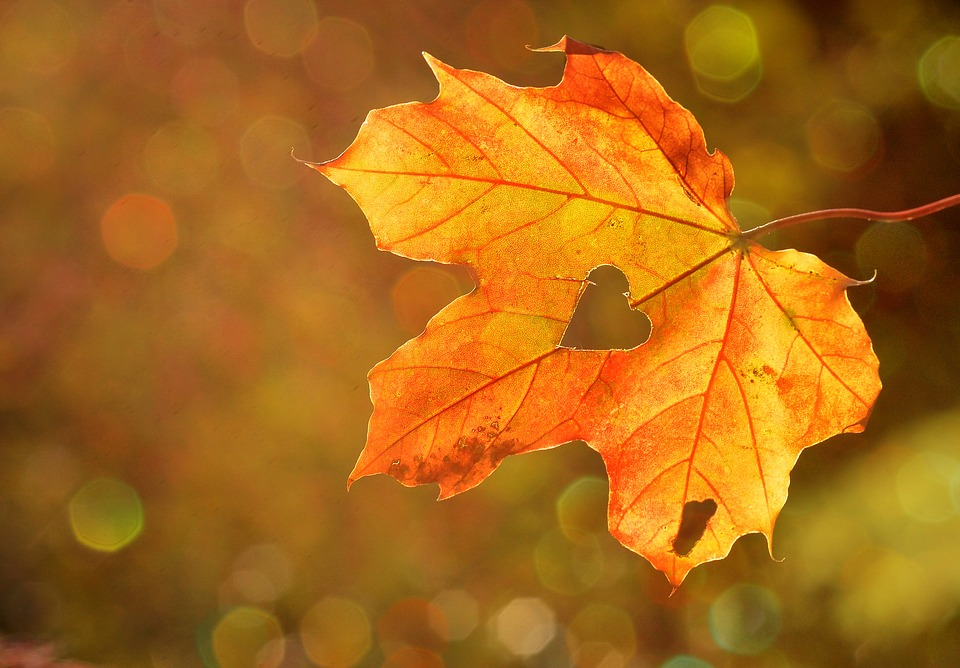
#> input picture p02/heart-1776746_960_720.jpg, 960 x 668 px
$ python plotexample.py
#> lines starting #> are read from the running program, lines starting #| are printed output that depends on the picture
from  skimage import io
import matplotlib.pyplot as plt
import numpy as np
from IPython.display import Image
from scipy.signal import convolve2d

img = io.imread("heart-1776746_960_720.jpg")
#> img is the input picture: shape (668, 960, 3); mean R, G, B 167.9, 104.4, 24.3
gimg = np.mean(img, axis=2)
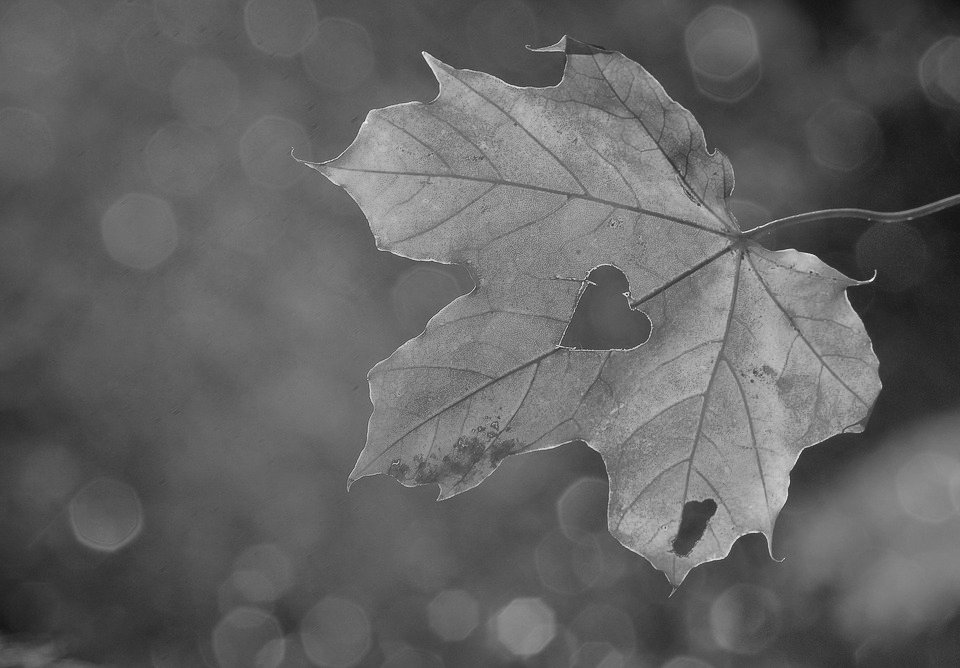
#> gimg: shape (668, 960) float64; min 17, max 241, mean 98.9
print ("dimensiones", img.shape, "max", np.max(img), "min", np.min(img))
#| dimensiones (668, 960, 3) max 255 min 0
plt.scatter(320,60, marker="x", s=200, linewidth=5, c="b")
#> (this line was passed over: IPython is not available in this run)
plt.scatter(150,230, marker="x", s=200, linewidth=5, c="g")
#> (this line was passed over: IPython is not available in this run)
print ("pixel at blue marker ", gimg[60,320])
#| pixel at blue marker  94.0
print ("pixel at green marker", gimg[230,150])
#| pixel at green marker 112.0
plt.grid() # remove gridlines
#> (this line was passed over: IPython is not available in this run)
#Show the normal Image
plt.imshow(gimg, cmap = plt.cm.Greys_r, vmin=0, vmax=255)
#> (this line was passed over: IPython is not available in this run)
portion = gimg[50:200,300:350]
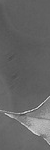
#> portion: shape (150, 50) float64; min 60, max 229.7, mean 102.7
portiondark = portion/2
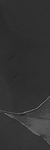
#> portiondark: shape (150, 50) float64; min 30, max 114.8, mean 51.4
#> (the run stopped early here; a loop or call above may not have finished)
